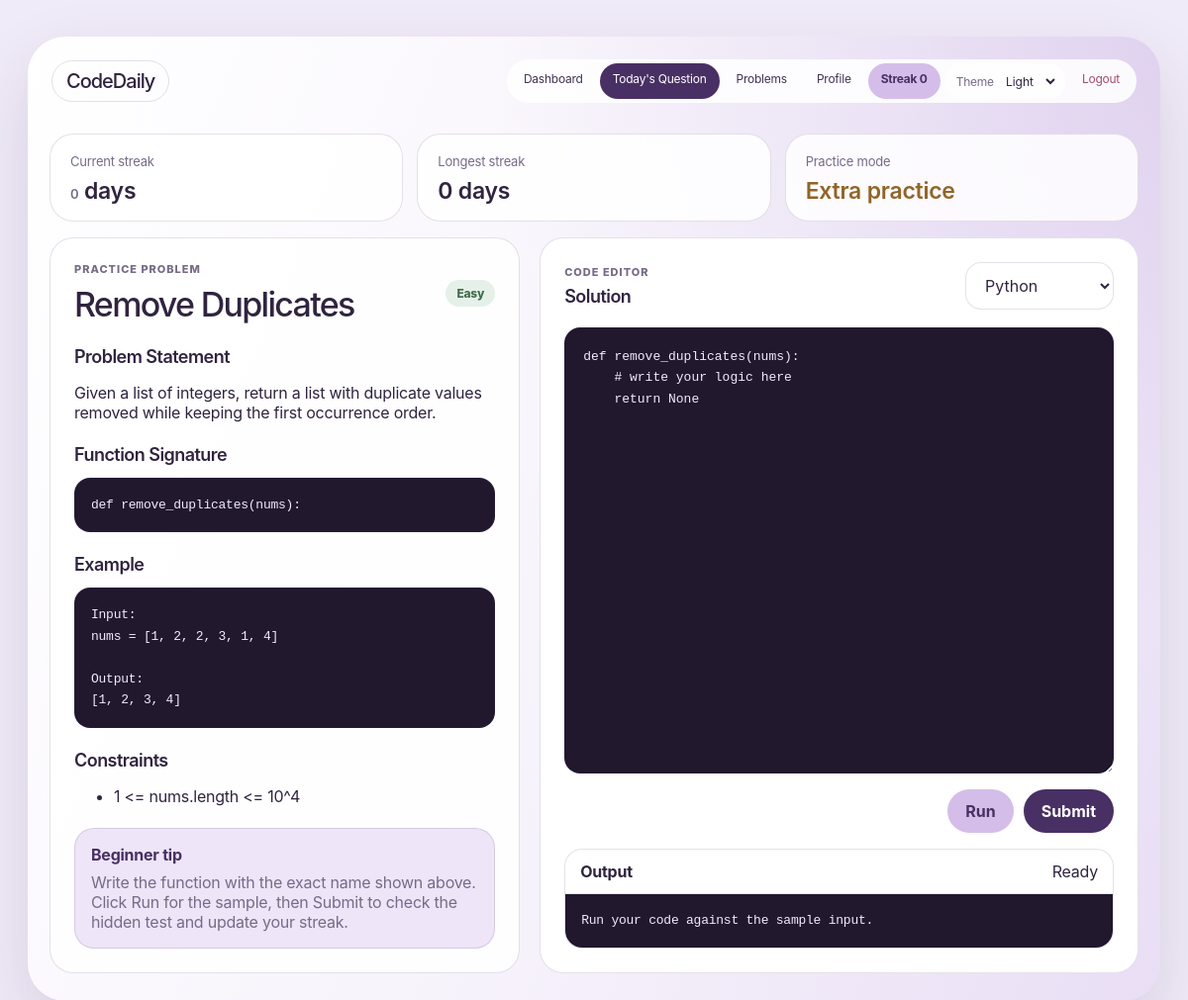
The app's page /problems/11 (signed in) with its own data.
### tables this page shows
CREATE TABLE questions (
                id INTEGER PRIMARY KEY AUTOINCREMENT,
                title TEXT NOT NULL,
                difficulty TEXT NOT NULL,
                description TEXT NOT NULL,
                example_input TEXT NOT NULL,
                example_output TEXT NOT NULL,
                constraints_json TEXT NOT NULL DEFAULT '[]',
                function_signature TEXT,
                hidden_input TEXT,
                hidden_output TEXT,
                source TEXT NOT NULL DEFAULT 'seed',
                created_at TEXT NOT NULL DEFAULT CURRENT_TIMESTAMP
            );

### app.py (the view)
@app.route("/problems/<int:question_id>")
@login_required
def practice_question(question_id):
    question = get_question(question_id)
    if not question:
        return redirect(url_for("problems"))
    return render_template(
        "daily_question.html",
        question=question,
        error=None,
        page_label="Practice Problem",
        stats=user_stats(session["user_id"]),
        is_daily=False,
    )

### app.py (called while the page is built)
def login_required(view):
    @wraps(view)
    def wrapped(*args, **kwargs):
        if "user_id" not in session:
            return redirect(url_for("login"))
        return view(*args, **kwargs)
    return wrapped

@app.context_processor
def inject_user():
    if not session.get("user_id"):
        return {"current_user": None, "current_stats": None}
    user = get_user(session["user_id"])
    return {"current_user": user, "current_stats": user_stats(session["user_id"])}

### database.py (called while the page is built)
def get_db():
    conn = sqlite3.connect(DATABASE)
    conn.row_factory = sqlite3.Row
    return conn

def row_to_question(row):
    if row is None:
        return None
    item = dict(row)
    item["constraints"] = json.loads(item.pop("constraints_json") or "[]")
    return item

def get_user(user_id):
    with get_db() as conn:
        return conn.execute("SELECT * FROM users WHERE id = ?", (user_id,)).fetchone()

def get_question(question_id):
    with get_db() as conn:
        row = conn.execute("SELECT * FROM questions WHERE id = ?", (question_id,)).fetchone()
    return row_to_question(row)

### templates/daily_question.html (shortened to what this page needs)
{% extends "base.html" %}
{% block content %}
{% if error %}
<section class="empty-state">
    <h1>Today's question is not available yet</h1>
    <p>{{ error }}</p>
</section>
{% else %}
<section class="daily-summary">
    <article>
        <span>Current streak</span>
        <strong><span class="js-streak-count">{{ stats.current_streak if stats else 0 }}</span> days</strong>
    </article>
    <article>
        <span>Longest streak</span>
        <strong>{{ stats.longest_streak if stats else 0 }} days</strong>
    </article>
    <article class="{{ 'done' if stats and stats.today_solved else 'pending' }}">
        <span>{{ "Daily goal" if is_daily else "Practice mode" }}</span>
        <strong class="js-today-status">{{ "Solved" if stats and stats.today_solved else ("Submit to solve" if is_daily else "Extra practice") }}</strong>
    </article>
</section>
<section class="coding-layout"
         data-question-id="{{ question.id }}"
         data-is-daily="{{ 'true' if is_daily else 'false' }}"
         data-function-signature="{{ question.function_signature or '' }}">
    <article class="problem-panel">
        <div class="problem-header">
            <div>
                <p class="eyebrow">{{ page_label or "Coding Problem" }}</p>
                <h1>{{ question.title }}</h1>
            </div>
            <span class="difficulty {{ question.difficulty|lower }}">{{ question.difficulty }}</span>
        </div>
        <h2>Problem Statement</h2>
        <p>{{ question.description }}</p>
        {% if question.function_signature %}
        <h2>Function Signature</h2>
        <pre>{{ question.function_signature }}</pre>
        {% endif %}
        <h2>Example</h2>
        <pre>Input:
{{ question.example_input }}
Output:
{{ question.example_output }}</pre>
        {% if question.constraints %}
        <h2>Constraints</h2>
        <ul>
            {% for constraint in question.constraints %}
            <li>{{ constraint }}</li>
            {% endfor %}
        </ul>
        {% endif %}
        <div class="beginner-note">
            <strong>Beginner tip</strong>
            <p>Write the function with the exact name shown above. Click Run for the sample, then Submit to check the hidden test and update your streak.</p>
        </div>
    </article>
    <article class="editor-panel">
        <div class="editor-toolbar">
            <div>
                <p class="eyebrow">Code editor</p>
                <h2>Solution</h2>
            </div>
            <select id="language" aria-label="Language">
                <option value="python">Python</option>
            </select>
        </div>
        <textarea id="source-code" class="code-editor" spellcheck="false">print("Write your solution here")</textarea>
        <div class="editor-actions">
            <button id="run-btn" class="secondary-btn" type="button">Run</button>
            <button id="submit-btn" class="primary-btn" type="button">Submit</button>
        </div>
        <div class="result-box" id="result-box">
            <div class="result-meta">
                <strong>Output</strong>
                <span id="verdict">Ready</span>
            </div>
            <pre id="output">Run your code against the sample input.</pre>
        </div>
    </article>
</section>
{% endif %}
{% endblock %}

### records on screen
questions: title "Remove Duplicates", difficulty "Easy", description "Given a list of integers, return a list with duplicate values removed while keeping the first occurrence order.", function_signature "def remove_duplicates(nums):", example_input "nums = [1, 2, 2, 3, 1, 4]", example_output "[1, 2, 3, 4]"

### other values on screen
{{ current_stats.current_streak if current_stats else 0 }} "0"
{{ stats.current_streak if stats else 0 }} "0"
{{ stats.longest_streak if stats else 0 }} "0"
{{ "Daily goal" if is_daily else "Practice mode" }} "Practice mode"
{{ page_label or "Coding Problem" }} "PRACTICE PROBLEM"
{{ constraint }} "1 <= nums.length <= 10^4"
